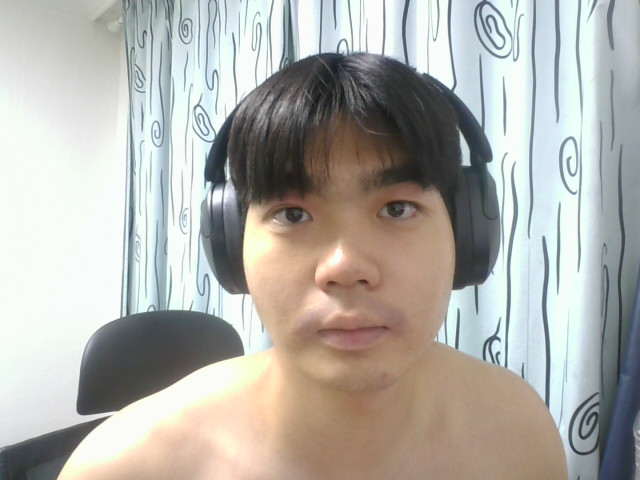
#> input picture assets/origin/origin.png, 640 x 480 px
$ python test.py
#> lines starting #> are read from the running program, lines starting #| are printed output that depends on the picture
# test.py
import cv2
import numpy as np
from fer import FER
from sklearn.metrics.pairwise import cosine_similarity
import os

ORIGINAL_IMAGE_PATH = 'assets/origin/origin.png'
CARICATURE_IMAGE_PATH_EQ = 'assets/result/result_eq.png'
CARICATURE_IMAGE_PATH_ST = 'assets/result/result_st.png'

def get_emotion_vector(image):
    detector = FER(mtcnn=True)
    result = detector.detect_emotions(image)
    if not result:
        return None
    return np.array(list(result[0]['emotions'].values()))

def emotion_consistency_score(img1, img2):
    vec1 = get_emotion_vector(img1)
    vec2 = get_emotion_vector(img2)
    if vec1 is None or vec2 is None:
        print('감정 인식 실패')
        return None
    return cosine_similarity([vec1], [vec2])[0][0]

def main():
    if not (os.path.exists(ORIGINAL_IMAGE_PATH) and os.path.exists(CARICATURE_IMAGE_PATH_EQ) and os.path.exists(CARICATURE_IMAGE_PATH_ST)):
        print('평가용 이미지가 존재하지 않습니다. main.py를 먼저 실행하세요.')
        return None, None

    img1 = cv2.imread(ORIGINAL_IMAGE_PATH)
#> img1 is the input picture: shape (480, 640, 3); mean B, G, R 169.9, 175.5, 177.2
    img_eq = cv2.imread(CARICATURE_IMAGE_PATH_EQ)
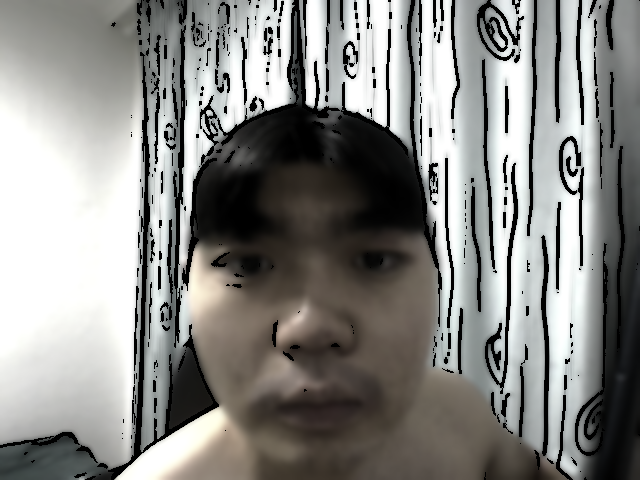
#> input picture assets/result/result_eq.png, 640 x 480 px
#> img_eq is the input picture: shape (480, 640, 3); mean B, G, R 133.8, 136.8, 137
    img_st = cv2.imread(CARICATURE_IMAGE_PATH_ST)
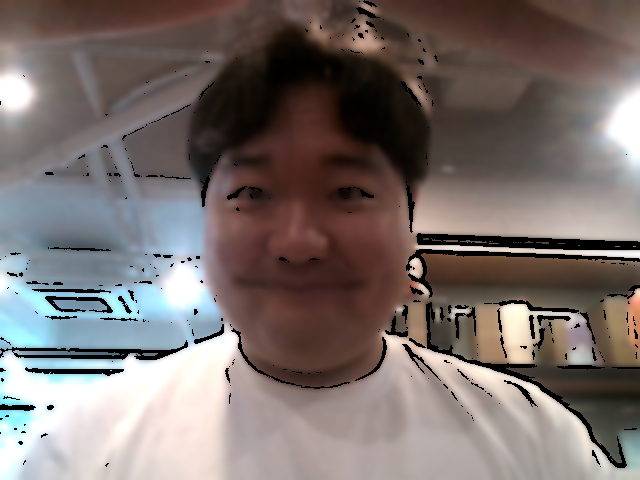
#> input picture assets/result/result_st.png, 640 x 480 px
#> img_st is the input picture: shape (480, 640, 3); mean B, G, R 109, 112, 122.2

    if img1 is None or img_eq is None or img_st is None:
        print('이미지 로드 실패')
        return None, None

    score_eq = emotion_consistency_score(img1, img_eq)
    score_st = emotion_consistency_score(img1, img_st)
    print(f'Equalization Score: {score_eq:.4f}')
    print(f'Stretching Score: {score_st:.4f}')

    return score_eq, score_st

if __name__ == '__main__':
    main()
#> (the call stopped at in get_emotion_vector, `detector = FER(mtcnn=True)`: fer is not available in this run)
